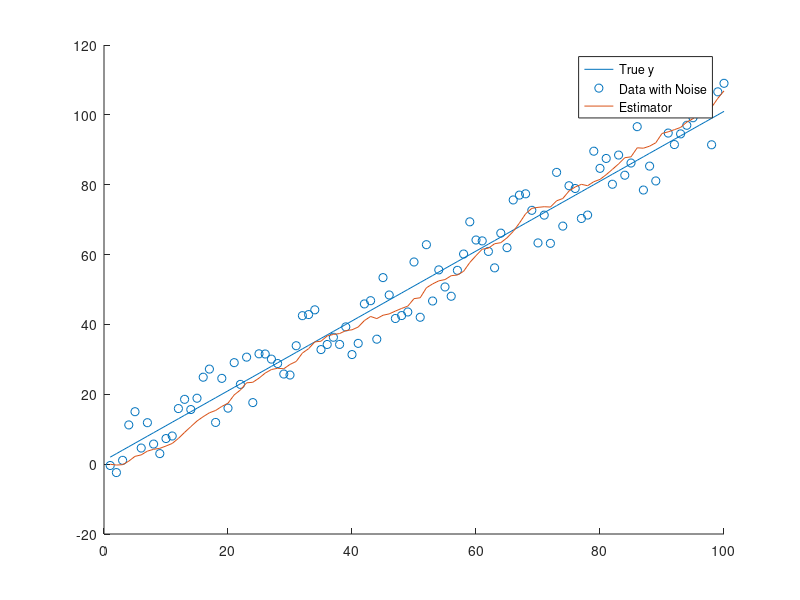
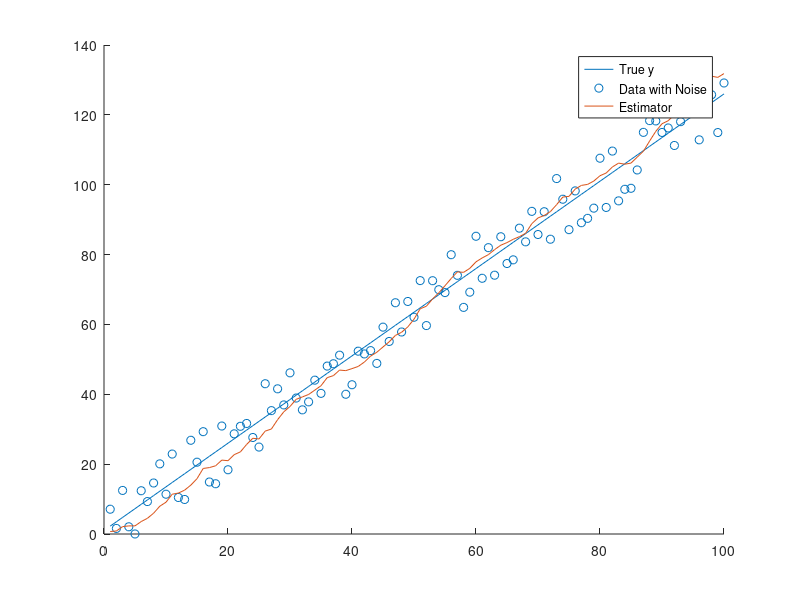
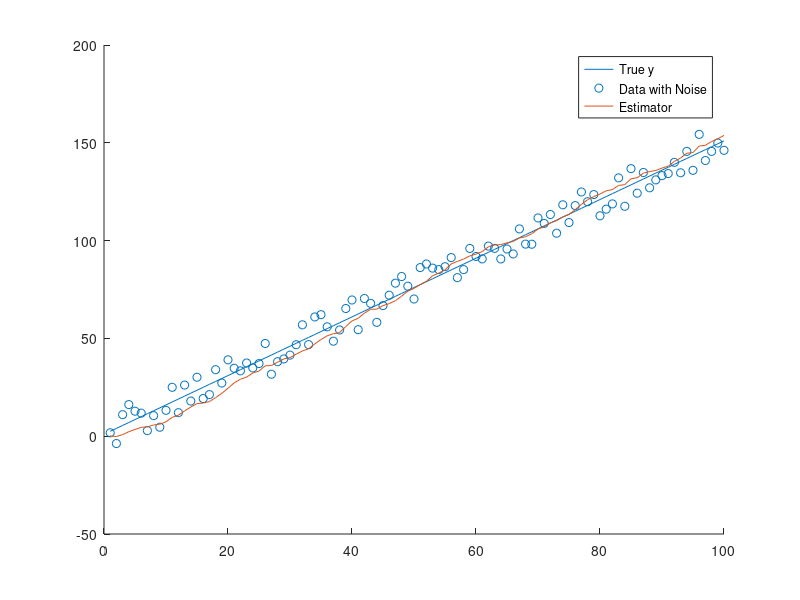
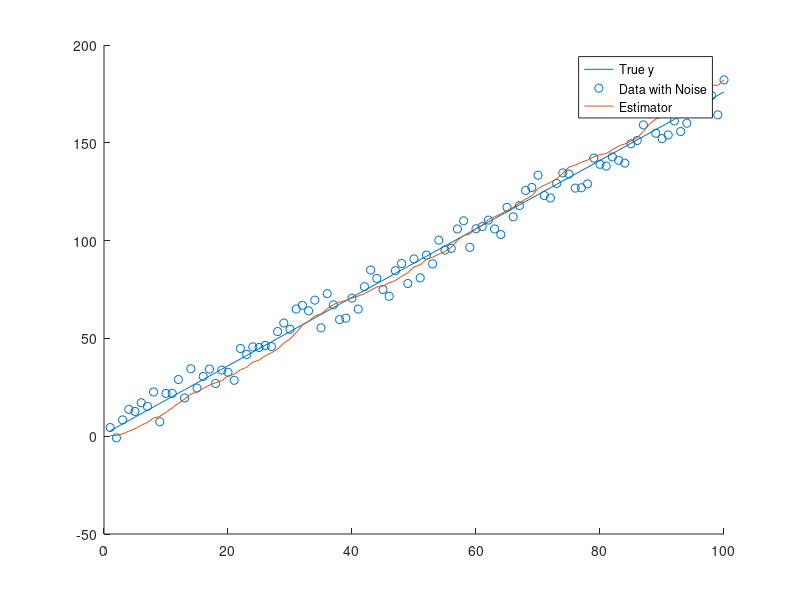

Reproduce these figures in MATLAB, in order.
clear all; close all;

x = 1:1:100;
Start = 1;
Kernel = 10;
Simulation_Step = 0.25;
steepness_max = 4;
MSE = zeros(3/Simulation_Step, 100);
for Steepness = 1:Simulation_Step:4
    Noise = (rand(size(x))*2*Kernel) - Kernel; % [-1.5, 1.5]
    y = x * Steepness + Start;
    Data = y + Noise;

    Estimator = zeros(1, length(y));
    

    little=1000000;
    bestMemory=0;
    for Memory = 1:100
        for i = 1:length(x)
            Estimator(i) = (sum(Data(max(1, i - Memory):i))) / Memory;
        end
    
        MSE(floor(Steepness/Simulation_Step),Memory) = mean((Estimator - y).^2); % E( (Theta^ - Theta*)^2 )
        
        if MSE(floor(Steepness/Simulation_Step),Memory)<little 
            little = MSE(floor(Steepness/Simulation_Step),Memory);
            bestMemory = Memory;
        end
    end

    for i = 1:length(x)
        Estimator(i) = (sum(Data(max(1, i - bestMemory):i))) / bestMemory;
    end


    figure
    hold on
    plot(x, y);
    scatter(x, Data);
    plot(x, Estimator);
    legend('True y', 'Data with Noise', 'Estimator');
    hold off
end
x_min = 2;
x_max = 30;
figure
plot(x_min:x_max, MSE(4:end ,x_min:x_max));
title('MSE vs Memory');
xlabel('Memory');
ylabel('MSE');
ylim([0 500]);

kernel_min = 5;
kernel_max = 15;
MSE = zeros((kernel_max-kernel_min)/Simulation_Step, 100);
Steepness = 1;
Simulation_Step = 1;
for Kernel = kernel_min:Simulation_Step:kernel_max
    Noise = (rand(size(x))*2*Kernel) - Kernel; % [-1.5, 1.5]
    y = x * Steepness + Start;
    Data = y + Noise;

    Estimator = zeros(1, length(y));
    

    little=1000000;
    bestMemory=0;
    for Memory = 1:100
        for i = 1:length(x)
            Estimator(i) = (sum(Data(max(1, i - Memory):i))) / Memory;
        end
    
        MSE(floor(Kernel/Simulation_Step),Memory) = mean((Estimator - y).^2); % E( (Theta^ - Theta*)^2 )
        
        if MSE(floor(Kernel/Simulation_Step),Memory)<little 
            little = MSE(floor(Kernel/Simulation_Step),Memory);
            bestMemory = Memory;
        end
    end

    for i = 1:length(x)
        Estimator(i) = (sum(Data(max(1, i - bestMemory):i))) / bestMemory;
    end

%{
    figure
    hold on
    plot(x, y);
    scatter(x, Data);
    plot(x, Estimator);
    legend('True y', 'Data with Noise', 'Estimator');
    hold off
%}
end
x_min = 2;
x_max = 30;
figure
plot(x_min:x_max, MSE(4:end ,x_min:x_max));
title('MSE vs Memory');
xlabel('Memory');
ylabel('MSE');
ylim([0 150]);
